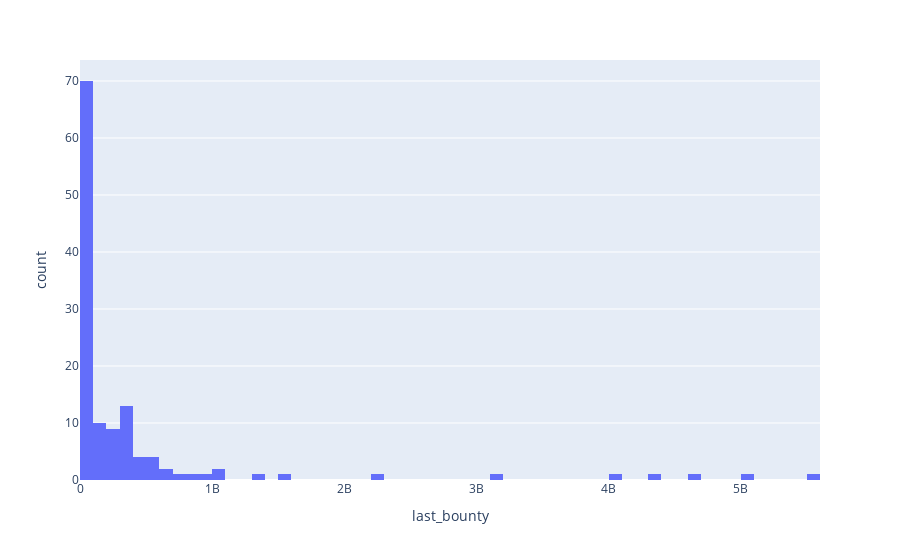

Notebook source saved alongside this figure:
### Code cell
fig.show()

### Figure 1 — Plotly figure (JSON) as saved in the notebook; plotly's stock layout.template omitted (floating-point values rounded to 4 significant figures; data arrays with more than 128 entries replaced by an {"elided": "..."} marker saying what was removed)
{"data": [{"alignmentgroup": "True", "bingroup": "x", "hovertemplate": "last_bounty=%{x}<br>count=%{y}<extra></extra>", "legendgroup": "", "marker": {"color": "#636efa"}, "name": "", "nbinsx": 100, "offsetgroup": "", "orientation": "v", "showlegend": false, "type": "histogram", "x": {"elided": "1134 int values"}, "xaxis": "x", "yaxis": "y"}], "layout": {"barmode": "relative", "legend": {"tracegroupgap": 0}, "margin": {"t": 60}, "xaxis": {"anchor": "y", "domain": [0, 1], "title": {"text": "last_bounty"}}, "yaxis": {"anchor": "x", "domain": [0, 1], "title": {"text": "count"}}}}
